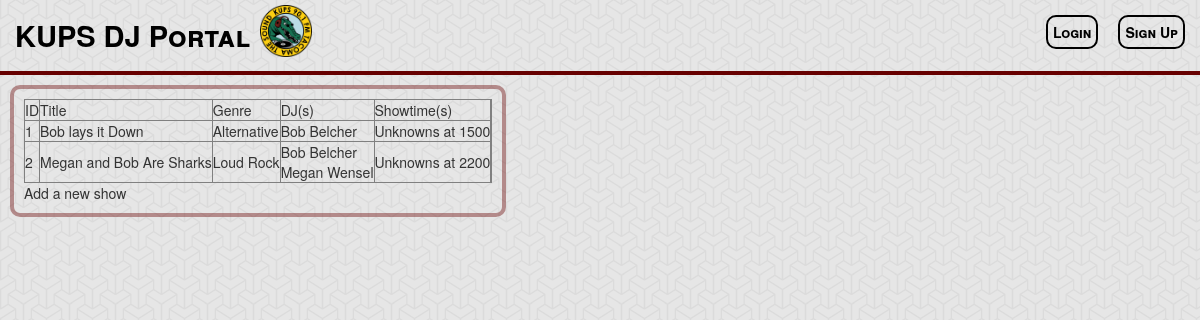
The page /manage-shows.php on the database its author committed.
### tables this page shows
CREATE TABLE IF NOT EXISTS radioShow (
	showid INT NOT NULL,
	genre VARCHAR(20),
	title VARCHAR(40),
	PRIMARY KEY (showid)
);

CREATE TABLE IF NOT EXISTS dj (
	email VARCHAR(30),
	showid INT,
	PRIMARY KEY (email, showid),
	FOREIGN KEY (email) REFERENCES user(email)
		ON DELETE CASCADE,
	FOREIGN KEY (showid) REFERENCES radioShow(showid)
		ON DELETE CASCADE
);

CREATE TABLE IF NOT EXISTS user (
	name VARCHAR(20) NOT NULL,
	admin TINYINT(2) DEFAULT 0,
	password VARCHAR(20) NOT NULL,
	email VARCHAR(30) NOT NULL,
	PRIMARY KEY (email)
);

CREATE TABLE IF NOT EXISTS showInstance (
	showid INT,
	weekday VARCHAR(10),
	time VARCHAR(10),
	PRIMARY KEY (showid, weekday, time),
	FOREIGN KEY (showid) REFERENCES radioShow(showid)
		ON DELETE CASCADE
);

### _helpers.php (called while the page is built, shortened)
<?php
function get_genre($shortform) {
	if ($shortform == 'alt') {
		return "Alternative";
	}
	else if ($shortform == 'hip') {
		return "Hip Hop";
	}
	else if ($shortform == 'loud') {
		return "Loud Rock";
	}
}
function get_weekday($shortform) {
	if ($shortform == 'Mon') {
		return "Monday";
	}
	else if ($shortform == 'Tue') {
		return "Tuesday";
	}
	else if ($shortform == 'Wed') {
		return "Wednesday";
	}
	else if ($shortform == 'Thu') {
		return "Thursday";
	}
	else if ($shortform == 'Fri') {
		return "Friday";
	}
	else if ($shortform == 'Sat') {
		return "Saturday";
	}
	else if ($shortform == 'Sun') {
		return "Sunday";
	}
	else {
		return "Unknown";
	}
}
?>

### _display-shows.php (the view, shortened to what this page needs)
<?php
include '_helpers.php';
echo "<div class='content left-float'>";
	try
	{
		$db = new PDO("mysql:dbname=soundpod", 'root');
		$db -> setAttribute(PDO::ATTR_ERRMODE, PDO::ERRMODE_EXCEPTION);
		echo '<table border="1">';
		echo '<tr><td>ID</td><td>Title</td><td>Genre</td><td>DJ(s)</td><td>Showtime(s)</td><td></td></tr>';
		$shows = $db -> query ("SELECT * FROM radioShow ORDER BY genre, showid");
		foreach ($shows as $show)
		{
			$showid = $show['showid'];
			$title = $show['title'];
			$genre = get_genre($show['genre']);
			echo "<tr><td>".$showid."</td>";
			echo "<td>".$title."</td>";
			echo "<td>".$genre."</td>";
			$djs = $db -> query ("SELECT * FROM user NATURAL JOIN dj WHERE showid=$showid ORDER BY name");
			echo "<td>";
			foreach ($djs as $dj) {
				$n = $dj['name'];
				echo "$n<br />";
			}
			echo "</td>";
			$showtimes = $db -> query ("SELECT * FROM showInstance WHERE showid=$showid");
			echo "<td>";
			foreach ($showtimes as $showtime) {
				$day = get_weekday($showtime['weekday']);
				$time = $showtime['time'];
				echo $day."s at ";
				echo $time;
				echo "<br />";
			}
			echo "</td>";
			echo "</tr>";
		}
		echo "</table>";
		echo "<a href='/add-show.php'>Add a new show</a>";
	}
	catch(PDOException $e) {
		print 'Exception : '.$e -> getMessage();
	}
echo "</div>";
?>

### assets/stylesheets/screen.css (style rules this page uses)
body { background: #ffffff url("/assets/images/background/escheresque.png") repeat left top; }
a { text-decoration: none; }
a:link, a:visited, a:hover, a:active { color: inherit; }
.content { border: 4px solid rgba(102, 0, 0, 0.4); -webkit-border-radius: 10px; -moz-border-radius: 10px; -ms-border-radius: 10px; border-radius: 10px; margin: 10px; padding: 10px; }
.left-float { float: left; }

### rows shown on the page
radioshow: showid "1", title "Bob lays it Down", genre "Alternative"
dj: email.name "Bob Belcher"
showinstance: weekday "Unknown", time "1500"
radioshow: showid "2", title "Megan and Bob Are Sharks", genre "Loud Rock"
dj: email.name "Bob Belcher"
dj: email.name "Megan Wensel"
showinstance: weekday "Unknown", time "2200"
